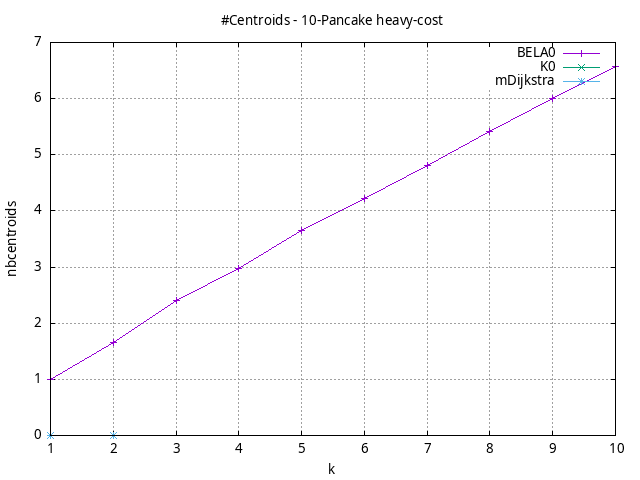

Source code (gnuplot):
#!/usr/bin/gnuplot
# -*- coding: utf-8 -*-
#
# results/n-pancake/heavy-cost/10/10pancake.brute-force.nbcentroids.gnuplot
#
# Started on 12/07/2023 15:24:39
# Author: Carlos Linares López
set grid
set xlabel "k"
set ylabel "nbcentroids"

set title "#Centroids - 10-Pancake heavy-cost"

set terminal png enhanced font "Ariel,10"
set output '10pancake.brute-force.nbcentroids.png'

plot "-" title "BELA0"      with linesp, "-" title "K0"      with linesp, "-" title "mDijkstra"      with linesp

	1 1.0
	2 1.66
	3 2.4
	4 2.98
	5 3.66
	6 4.23
	7 4.81
	8 5.42
	9 6.01
	10 6.58
end
	1 0.0
	2 0.0
end
	1 0.0
	2 0.0
end
